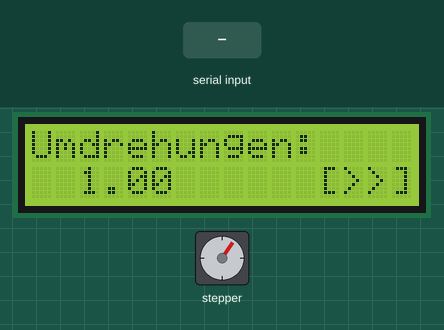
Recording of a sketch running on a simulated Arduino Mega 2560, built with avr-gcc and run on an emulated ATmega2560. Parts: stepper motor, 16×2 character LCD. Wiring (inferred from the names in the program): stepper motor (2048 steps per turn assumed): coils pin 8, pin 9, pin 10, pin 11. The test bench sets the inputs (shaded band). What the sketch prints to the serial monitor is not drawn.

Above: at 7.2 s.
7.3 s: "r" received over Serial
8.8 s: "R" received over Serial
At 11.04 s:
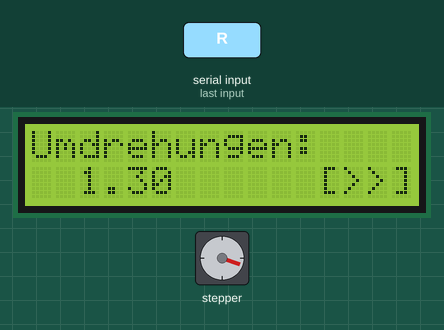
14.7 s: "r" received over Serial
At 15.55 s:
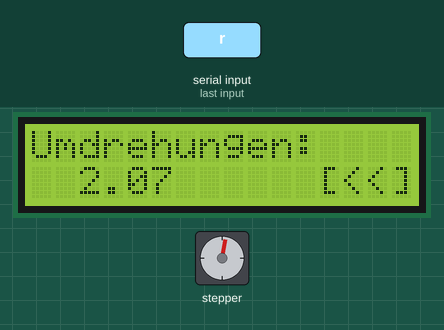
17.7 s: "R" received over Serial
At 19.76 s:
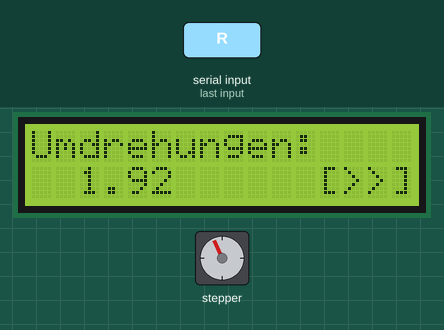
Timing chart, 0 to 21.7 s (numbered marks = the images above; inputs shaded):
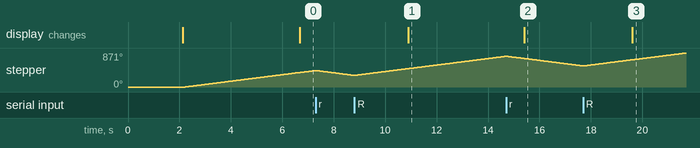

Measured:
- after the input at 8.8 s, the display: changes after 2.1 s (image 1)
- after the input at 14.7 s, the display: changes after 0.70 s (image 2)
- after the input at 17.7 s, the display: changes after 1.9 s (image 3)

The sketch:

stepper_2.1.ino
```cpp
// ============================================================
//  Stepper Motor - Umdrehungsanzeige auf LCD
//  Plattform : Arduino MEGA 2560
//  Motor     : 28BYJ-48 mit ULN2003 Treiber
//  Modus     : Halbschritt (4096 Schritte/Umdrehung)
//  Display   : LCD 16x2 / 20x4 via I2C
//
//  Arduino IDE:
//    Tools -> Board -> "Arduino Mega or Mega 2560"
//    Bibliothek: "LiquidCrystal I2C" von Frank de Brabander
//
//  Verkabelung ULN2003:
//    IN1 -> Pin 8
//    IN2 -> Pin 9
//    IN3 -> Pin 10
//    IN4 -> Pin 11
//
//  Verkabelung LCD (I2C):
//    SDA -> Mega Pin 20
//    SCL -> Mega Pin 21
//    VCC -> 5V  |  GND -> GND
// ============================================================

#include <Wire.h>
#include <LiquidCrystal_I2C.h>

// ── Motor Pins ──────────────────────────────────────────────
#define IN1  8
#define IN2  9
#define IN3  10
#define IN4  11

// ── Motor Parameter ─────────────────────────────────────────
// Halbschritt: 4096 Schritte pro Umdrehung (doppelte Praezision)
#define SCHRITTE_PRO_UMDREHUNG  4096
#define SCHRITT_DELAY_MS        1     // Pause je Halbschritt (min. 1ms)

// ── LCD Konfiguration ───────────────────────────────────────
#define LCD_ADRESSE  0x27   // falls kein Bild: 0x3F probieren
#define LCD_SPALTEN  16
#define LCD_ZEILEN    2

LiquidCrystal_I2C lcd(LCD_ADRESSE, LCD_SPALTEN, LCD_ZEILEN);

// ── Halbschritt-Sequenz (8 Schritte) ───────────────────────
//  Jede Zeile = eine Spulenkombination: IN1, IN2, IN3, IN4
const bool HALBSCHRITT[8][4] = {
  {1, 0, 0, 0},
  {1, 1, 0, 0},
  {0, 1, 0, 0},
  {0, 1, 1, 0},
  {0, 0, 1, 0},
  {0, 0, 1, 1},
  {0, 0, 0, 1},
  {1, 0, 0, 1}
};

// ── Laufvariablen ───────────────────────────────────────────
long   gesamtSchritte = 0;
int8_t richtung       = +1;   // +1 vorwaerts, -1 rueckwaerts
int    sequenzIndex   = 0;    // aktueller Schritt in der 8er-Sequenz

// ============================================================
//  MOTOR STEUERUNG
// ============================================================

void spulenSetzen(int idx) {
  digitalWrite(IN1, HALBSCHRITT[idx][0]);
  digitalWrite(IN2, HALBSCHRITT[idx][1]);
  digitalWrite(IN3, HALBSCHRITT[idx][2]);
  digitalWrite(IN4, HALBSCHRITT[idx][3]);
}

void spulenAus() {
  digitalWrite(IN1, LOW);
  digitalWrite(IN2, LOW);
  digitalWrite(IN3, LOW);
  digitalWrite(IN4, LOW);
}

void einSchrittAusfuehren() {
  // Sequenzindex je nach Richtung vor- oder zurueckzaehlen
  sequenzIndex = (sequenzIndex + richtung + 8) % 8;
  spulenSetzen(sequenzIndex);
  delay(SCHRITT_DELAY_MS);
  gesamtSchritte += richtung;
}

void umdrehungAusfuehren() {
  for (int i = 0; i < SCHRITTE_PRO_UMDREHUNG; i++) {
    einSchrittAusfuehren();

    // Richtungswechsel waehrend der Umdrehung pruefen
    if (Serial.available() > 0) {
      char c = Serial.read();
      if (c == 'r' || c == 'R') {
        richtung = -richtung;
        Serial.print(F(">> Richtung: "));
        Serial.println(richtung > 0 ? F("VORWAERTS") : F("RUECKWAERTS"));
      }
    }
  }
}

// ============================================================
//  LCD ANZEIGE
// ============================================================

void lcdAnzeige() {
  float umdrehungen = (float)gesamtSchritte / SCHRITTE_PRO_UMDREHUNG;

  lcd.setCursor(0, 0);
  lcd.print("Umdrehungen:    ");

  lcd.setCursor(0, 1);
  char buf[17];
  dtostrf(umdrehungen, 6, 2, buf);
  lcd.print(buf);

  lcd.setCursor(10, 1);
  lcd.print(richtung > 0 ? "  [>>]" : "  [<<]");
}

// ============================================================
//  SETUP
// ============================================================

void setup() {
  Serial.begin(9600);

  pinMode(IN1, OUTPUT);
  pinMode(IN2, OUTPUT);
  pinMode(IN3, OUTPUT);
  pinMode(IN4, OUTPUT);
  spulenAus();

  Wire.begin();
  lcd.init();
  lcd.backlight();

  lcd.setCursor(0, 0);
  lcd.print("  Stepper v1.0  ");
  lcd.setCursor(0, 1);
  lcd.print(" Halbschritt 4k ");
  delay(2000);
  lcd.clear();
  lcdAnzeige();

  Serial.println(F("====================================="));
  Serial.println(F("  Stepper - Halbschritt 4096 Schritte"));
  Serial.println(F("====================================="));
  Serial.println(F("'r' senden = Richtung wechseln"));
  Serial.println();
}

// ============================================================
//  LOOP
// ============================================================

void loop() {
  // Eine Umdrehung ausfuehren
  umdrehungAusfuehren();

  // Spulen nach Umdrehung stromlos (spart Strom, verhindert Hitze)
  spulenAus();

  // Anzeige aktualisieren
  lcdAnzeige();

  float umdrehungen = (float)gesamtSchritte / SCHRITTE_PRO_UMDREHUNG;
  Serial.print(F("Umdrehungen: "));
  if (umdrehungen >= 0) Serial.print('+');
  Serial.print(umdrehungen, 1);
  Serial.print(F("  Richtung: "));
  Serial.println(richtung > 0 ? F("VORWAERTS") : F("RUECKWAERTS"));
}
```
